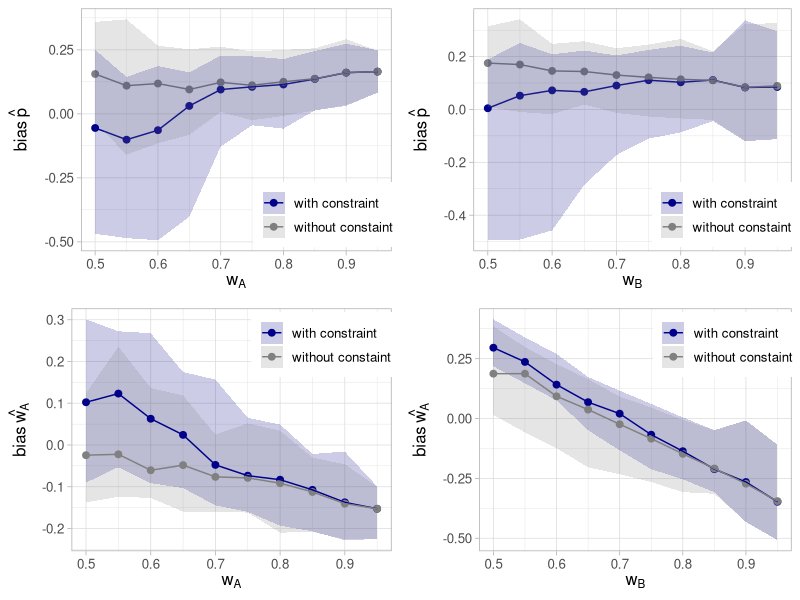

Here is the R script that generated this plot:
## 2. Addressing identifiability issues with a constrained optimisation wa > 1-wb ----

library(purrr) ; library(dplyr) ; library(ggplot2) ; 
library(cowplot) ; library(ggridges)

# Initial settings to simulate data
N <- 30       # sites
J <- 36  # visits
psi <- 0.8    # occupancy probability
p <- 0.5      # detection probability
w_a <- 0.9    # correct identification prob (sensitivity)
w_b <- 0.7    # correct non-identification prob
# from https://computo.sfds.asso.fr/published-202204-deeplearning-occupancy-lynx/

# function to simulate detection matrix
detect_simulate <- function(N, J, psi, p){
  1:N %>%
    map_df(function(i) {
      Z <- rbinom(1, 1, prob=psi)
      Y <- rbinom(J ,1, prob=Z*p)
      return(c(Z=Z,Y=Y))
    })
}


# constraints declaration for constrOprim() function
ui <- c(0,0,1,1)
ci <- 1

k = 1000 # number of simulations
res_val <- matrix(nrow=k, ncol=6) # results with constraint
res_sansval <- matrix(nrow=k, ncol=6) # results without constraint

set.seed(123)
for(i in 1:k){
  # for each simulation w_a and w_b are set to a value between 0.5 and 0.95
  w_bV <- round(runif(1, 0.5, 0.95)/5,2)*5 
  w_aV <-  round(runif(1, 0.5, 0.95)/5,2)*5 
  res_val[i,1:2] <- c(w_aV, w_bV) ; res_sansval[i,1:2] <- c(w_aV, w_bV)
  # simulations
  Y <- detect_simulate(N,J,psi,p)
  Z <- Y[,1]
  Y <- Y[,-1]
  W <- apply(Y, c(1,2), function(x){
    if(x==0){
      W <- rbinom(n=1, size=1, prob=(1-w_bV))
    } else{
      W <- rbinom(n=1, size=1, prob=w_aV)
    }
    return(W)
  })
  sumV <- apply(W, 1,sum)
  
  NegLikV <- function(occ){
    psi <- plogis(occ[1])    
    p <- plogis(occ[2]) 
    w_aV <- plogis(occ[3])
    w_bV <- plogis(occ[4])
    cp_a <- (((1-w_bV)*(1-p)+(w_aV*p))^sumV) * ((w_bV*(1-p)+(1-w_aV)*p)^(J-sumV))
    cp_b <- (w_bV^(J-sumV)) * ((1-w_bV)^sumV)
    loglik <- log(cp_a*psi + cp_b*(1-psi))
    return(-sum(loglik))
  }
  
  # Constrained optimisation
  opt_val <- constrOptim(theta=c(psi,p,w_aV+0.01,w_bV), f=NegLikV, NULL, ui=ui, ci=ci)
  res_val[i,3:6] <- plogis(opt_val$par)
  
  # Not-Constrained optimisation
  opt_sansval <- optim(par=c(psi,p,w_aV+0.01,w_bV), fn=NegLikV, hessian=T)
  res_sansval[i,3:6] <- plogis(opt_sansval$par)
}


### plot ----
res_val <- as.data.frame(res_val)
colnames(res_val) <- c("wAinit", "wBinit", "psi", "p", "wA","wB")
res_sansval <- as.data.frame(res_sansval)
colnames(res_sansval) <- c("wAinit", "wBinit", "psi", "p", "wA","wB")

# wB
res_val2 <- res_val %>% 
  group_by(wBinit) %>% # as.factor()
  summarise(bias_wa=median(wA), bias_wa_01=quantile(wA,0.1), bias_wa_09=quantile(wA,0.9),  # (sqrt(mean((wA-wAinit)^2))),
            bias_p=median(p), bias_p_01=quantile(p,0.1), bias_p_09=quantile(p,0.9))# (sqrt(mean(p-0.5)^2))) 
res_val2[,2:4] <- res_val2[,2:4] - res_val2$wBinit
res_val2[,5:7] <- res_val2[,5:7] - 0.5

res_sansval2 <- res_sansval %>% 
  group_by(wBinit) %>% 
  summarise(bias_wa=median(wA), bias_wa_01=quantile(wA,0.1), bias_wa_09=quantile(wA,0.9),  # (sqrt(mean((wA-wAinit)^2))),
            bias_p=median(p), bias_p_01=quantile(p,0.1), bias_p_09=quantile(p,0.9))# (sqrt(mean(p-0.5)^2))) 
res_sansval2[,2:4] <- res_sansval2[,2:4] - res_sansval2$wBinit
res_sansval2[,5:7] <- res_sansval2[,5:7] - 0.5

res3 <- rbind(res_val2, res_sansval2)
res3$cons <- c(rep("with constraint",10), rep("without constaint",10))

#wA
res_val2A <- res_val %>% 
  group_by(wAinit) %>% # as.factor()
  summarise(bias_wa=median(wA), bias_wa_01=quantile(wA,0.1), bias_wa_09=quantile(wA,0.9),  # (sqrt(mean((wA-wAinit)^2))),
            bias_p=median(p), bias_p_01=quantile(p,0.1), bias_p_09=quantile(p,0.9))# (sqrt(mean(p-0.5)^2))) 
res_val2A[,2:4] <- res_val2A[,2:4] - res_val2A$wAinit
res_val2A[,5:7] <- res_val2A[,5:7] - 0.5

res_sansval2A <- res_sansval %>% 
  group_by(wAinit) %>% 
  summarise(bias_wa=median(wA), bias_wa_01=quantile(wA,0.1), bias_wa_09=quantile(wA,0.9),  # (sqrt(mean((wA-wAinit)^2))),
            bias_p=median(p), bias_p_01=quantile(p,0.1), bias_p_09=quantile(p,0.9))# (sqrt(mean(p-0.5)^2))) 
res_sansval2A[,2:4] <- res_sansval2A[,2:4] - res_sansval2A$wAinit
res_sansval2A[,5:7] <- res_sansval2A[,5:7] - 0.5

res3A <- rbind(res_val2A, res_sansval2A)
res3A$cons <- c(rep("with constraint",10), rep("without constaint",10))

plot_grid(
  ggplot(data=res3A)+
    geom_point(aes(x=wAinit, y=bias_p, col=cons), size=2) +
    geom_line(aes(x=wAinit, y=bias_p, col=cons))+
    geom_ribbon(aes(x=wAinit, ymin=bias_p_01, ymax=bias_p_09, fill=cons), alpha=0.2)+
    scale_color_manual(values=c("darkblue", "#808080")) + 
    scale_fill_manual(values=c("darkblue", "#808080")) +
    theme_light(base_size = 12) + xlab(expression(w[A])) + 
    ylab(expression('bias'~hat(p))) + #+ ylim(0,0.24)
    theme(legend.position=c(0.8, 0.15) ,legend.direction = "vertical",
          legend.title =element_blank()),
  ggplot(data=res3A)+
    geom_ribbon(aes(x=wAinit, ymin=bias_wa_01, ymax=bias_wa_09, fill=cons), alpha=0.2)+
    geom_point(aes(x=wAinit, y=bias_wa, col=cons), size=2) +
    geom_line(aes(x=wAinit, y=bias_wa, col=cons))+
    scale_color_manual(values=c("darkblue", "#808080")) + # c("darkblue", "darkgray")
    scale_fill_manual(values=c("darkblue", "#808080")) + # c("#76b6ff", "#808080")
    theme_light(base_size = 12) + xlab(expression(w[A])) + 
    ylab(expression('bias'~hat(w[A]))) + #+ ylim(0,0.24)
    theme(legend.position=c(0.8, 0.85) ,legend.direction = "vertical",
          legend.title =element_blank()),
  
  ggplot(data=res3)+
    geom_point(aes(x=wBinit, y=bias_p, col=cons), size=2) +
    geom_line(aes(x=wBinit, y=bias_p, col=cons))+
    geom_ribbon(aes(x=wBinit, ymin=bias_p_01, ymax=bias_p_09, fill=cons), alpha=0.2)+
    scale_color_manual(values=c("darkblue", "#808080")) + 
    scale_fill_manual(values=c("darkblue", "#808080")) +
    theme_light(base_size = 12) + xlab(expression(w[B])) + 
    ylab(expression('bias'~hat(p))) + #+ ylim(0,0.24)
    theme(legend.position=c(0.8, 0.15) ,legend.direction = "vertical",
          legend.title =element_blank()),
  ggplot(data=res3)+
    geom_ribbon(aes(x=wBinit, ymin=bias_wa_01, ymax=bias_wa_09, fill=cons), alpha=0.2)+
    geom_point(aes(x=wBinit, y=bias_wa, col=cons), size=2) +
    geom_line(aes(x=wBinit, y=bias_wa, col=cons))+
    scale_color_manual(values=c("darkblue", "#808080")) + # c("darkblue", "darkgray")
    scale_fill_manual(values=c("darkblue", "#808080")) + # c("#76b6ff", "#808080")
    theme_light(base_size = 12) + xlab(expression(w[B])) + 
    ylab(expression('bias'~hat(w[A]))) + #+ ylim(0,0.24)
    theme(legend.position=c(0.8, 0.85) ,legend.direction = "vertical",
          legend.title =element_blank()),
  byrow = F
)
